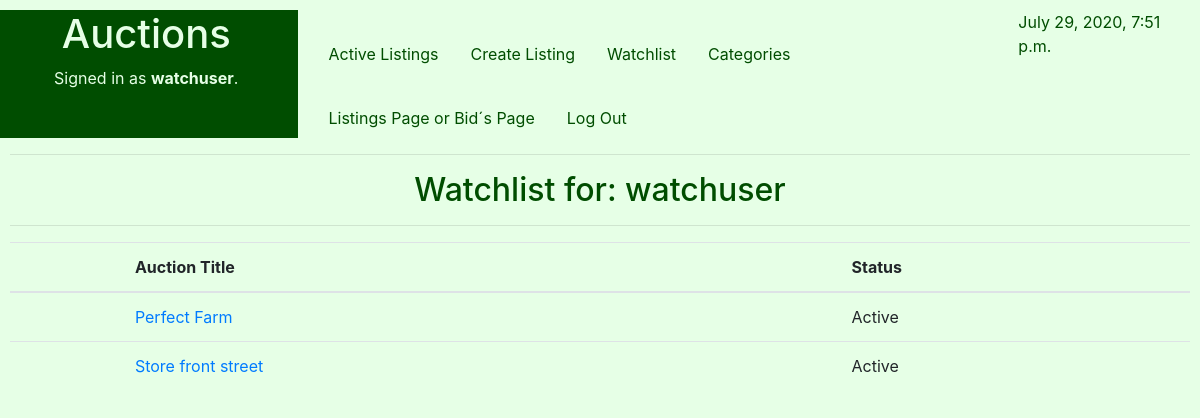
/Watchlist (signed in), run on an earlier commit of the app's database.
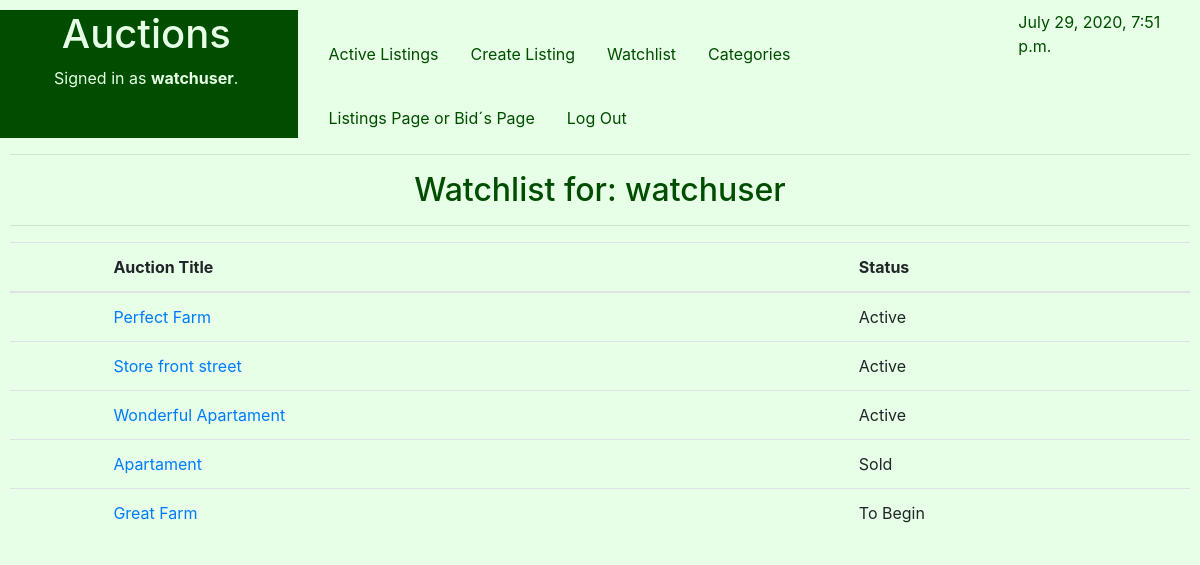
And on a later commit of the database.
### auctions/models.py (models this page shows, shortened)
class User(AbstractUser):
    pass

class Watchlist(models.Model):
    Lcode = models.ForeignKey(Listings, on_delete=models.CASCADE)
    Wflag =models.IntegerField() #Key
    user = models.CharField(max_length=25)

class Listings(models.Model):
    STATUS = (
        ('Active', 'Active - Receiving Bids'),
        ('To Begin', 'To Begin - De Auction didn´t start yet'),
        ('Closed', 'Closed - The seller gave up the auction'),
        ('Sold', 'Sold'),
    )
    Ltitle = models.CharField(help_text="Choose a title for your listing",max_length=50)
    Ccode=models.IntegerField(help_text="Categories Ex: 1-Apartament,2-Commercial,3-Farm, 4-House ") #foreign key from PropTypes
    Ldescription = models.CharField(max_length=250)
    Lprice = models.FloatField(help_text="starting bid Just USD") #initial price
    Ldatestart = models.DateField(help_text="Please use the following format: <em>YYYY-MM-DD</em>. for the auction start")
    Lduration = models.IntegerField(help_text="Duration expressed in days" )
    Luser = models.CharField(max_length=25)
    Limage= models.ImageField(upload_to="media", blank=True) #Name of the picture saved on static folder
    Lstatus = models.CharField(max_length=8, choices=STATUS )

### auctions/views.py (the view)
# urls.py: path('Watchlist', views.Watchlist_view, name='Watchlist'),
@login_required
def Watchlist_view(request):
    d = datetime.now()
    try:
        W = Watchlist.objects.all()
        context={
           "d" : d,
           "Wishlists": W,
        }
        return render(request, "auctions/Watchlist.html", context)
    except:
        context={
          "d" : d,
        }
        return render(request, "auctions/Watchlist.html", context)

### auctions/templates/auctions/WatchList.html (shortened to what this page needs)
{% extends "auctions/layout.html" %}
{% block body %}
<h2 style=" text-align: center;">Watchlist for: {{user.username}} </h2>
  <hr>
<form action ="{% url 'auctions:Watchlist' %}">
   	<div class="form-group" >
        <table class="table" width=50%>
            <thead>
		      	    <tr>
                <th </th>
                <th scope="col">Auction Title </th>
                <th scope="col">Status </th>
      	        </tr>
		        </thead>
            {% if Wishlists|length > 0  %}
	              {% for W in Wishlists %}
                  {%if user.username == W.user%}
                      <tr>
                      <td></td>
                      <td><a href="{% url 'auctions:BidsDetail' Btitle=W.Lcode.Ltitle %}">  {{W.Lcode.Ltitle}} </a> </td>
                      <td>  {{W.Lcode.Lstatus}} </td>
                      </tr>
                  {%endif%}
                {% endfor %}
            {% else %}
                 	<div class="form-group">
                      	<output><h1>No matches found for your Whatchlist   {{user.username}} </h1></output>
                        <input type="hidden" id="u" name="username" value={{user.username}}>
                	</div>
            {% endif %}
	      </table>
    </div>
</form>
{% endblock %}

### auctions/templates/auctions/layout.html (shortened to what this page needs)
{% load static %}
<!DOCTYPE html>
<html lang="en">
    <head>
        <link rel="stylesheet" href="https://stackpath.bootstrapcdn.com/bootstrap/4.4.1/css/bootstrap.min.css">
        <link rel="stylesheet" href="https://cdnjs.cloudflare.com/ajax/libs/font-awesome/4.7.0/css/font-awesome.min.css">
        <link href="{% static 'auctions/styles.css' %}" rel="stylesheet">
    </head>
    <body>
        <div class="row">
            <div class="col-lg-3" style="background-color:#004d00;color:#e6ffe6 ;">
                <h1 style="text-align: center;">Auctions</h1>
                {% if user.is_authenticated %}
                    <p style="text-align: center;">Signed in as <strong >{{ user.username }}</strong>.</p>
                {% else %}
                    <p style="text-align: center;">Not signed in.</p>
                {% endif %}
            </div>
            <div class="col-lg-7" >
                <ul class="nav">
                <li class="nav-item"><br>
                  <a  style="color:  #004d00;" class="nav-link" href="{% url 'auctions:index' %}">Active Listings</a>
                </li>
                {% if user.is_authenticated %}
                    <li class="nav-item"><br>
                    <a  style="color:  #004d00;" class="nav-link" href="{% url 'auctions:CreateListings' %}">Create Listing</a>
                    </li>
                    <li class="nav-item"><br>
                    <a  style="color:  #004d00;" class="nav-link" href="{% url 'auctions:Watchlist' %}">Watchlist</a>
                    </li>
                    <li class="nav-item"><br>
                    <a  style="color:  #004d00;" class="nav-link" href="{% url 'auctions:Categories' %}">Categories</a>
                    </li>
                    <li class="nav-item"><br>
                    <a  style="color:  #004d00;" class="nav-link" href="{% url 'auctions:Listingspage' %}">Listings Page or Bid´s Page</a>
                    </li>
                    <li class="nav-item"><br>
                    <a  style="color:  #004d00;" class="nav-link" href="{% url 'auctions:logout' %}">Log Out</a>
                    </li>
                {% endif %}
                </ul>
            </div>
            <div class="col-lg-2" >
                <p> {{d}} </p>
            </div>
        </div>
      <hr>
      {% block body %}
      {% endblock %}
    </body>
</html>

### auctions/static/auctions/styles.css (style rules this page uses)
body { padding: 10px; }

### auctions/templates/auctions/layout.html (style rules this page uses)
body { background-color:#e6ffe6 ; color: #004d00; }

What changed in the data, as far as the page shows it:
added Watchlist: Lcode.Ltitle "Wonderful Apartament", Lcode.Lstatus "Active"
added Watchlist: Lcode.Ltitle "Apartament", Lcode.Lstatus "Sold"
added Watchlist: Lcode.Ltitle "Great Farm", Lcode.Lstatus "To Begin"
